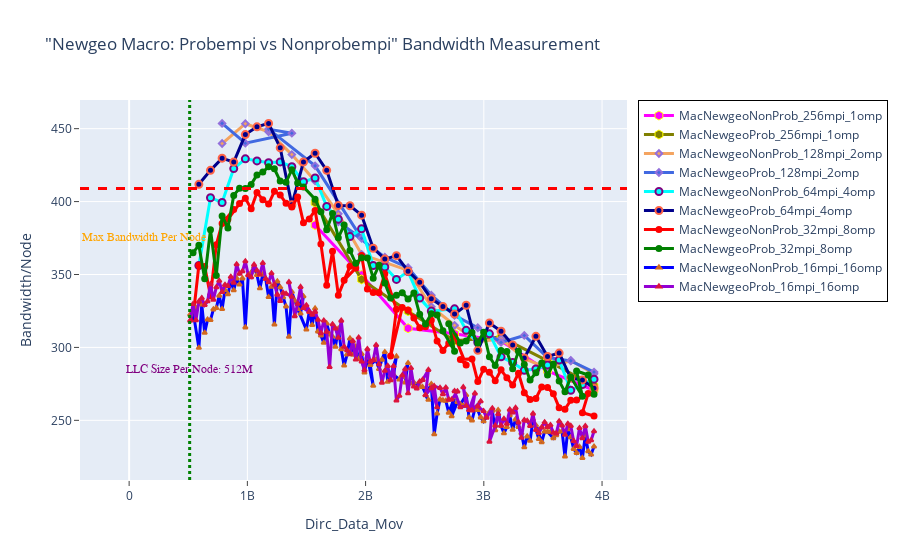

Notebook code cell kept with this figure:
### Markdown cell above
## BANDWIDTH - Newgeo Macro: Probempi vs Nonprobempi

### Code cell
fig = go.Figure() 

fig.add_trace(go.Scatter(x=(dfn2MacNewgeoNonProb_256mpi_1omp.Dirc_Data_Mov*(dfn2MacNewgeoNonProb_256mpi_1omp.MPI_size/2)), 
                         y=(dfn2MacNewgeoNonProb_256mpi_1omp.BAND*(dfn2MacNewgeoNonProb_256mpi_1omp.MPI_size/2)), 
                         mode='lines+markers', 
                         name='MacNewgeoNonProb_256mpi_1omp',
                         line=dict(color='magenta',width=3),
                         marker=dict(symbol='hexagon',size=9, line=dict(color='yellow',width=1))))


fig.add_trace(go.Scatter(x=(dfn2MacNewgeoProb_256mpi_1omp.Dirc_Data_Mov*(dfn2MacNewgeoProb_256mpi_1omp.MPI_size/2)), 
                         y=(dfn2MacNewgeoProb_256mpi_1omp.BAND*(dfn2MacNewgeoProb_256mpi_1omp.MPI_size/2)), 
                         mode='lines+markers', 
                         name='MacNewgeoProb_256mpi_1omp',
                         line=dict(color='olive',width=3),
                         marker=dict(symbol='hexagon',size=9, line=dict(color='yellow',width=1))))

# case 2
fig.add_trace(go.Scatter(x=(dfn2MacNewgeoNonProb_128mpi_2omp.Dirc_Data_Mov*(dfn2MacNewgeoNonProb_128mpi_2omp.MPI_size/2)), 
                         y=(dfn2MacNewgeoNonProb_128mpi_2omp.BAND*(dfn2MacNewgeoNonProb_128mpi_2omp.MPI_size/2)), 
                         mode='lines+markers', 
                         name='MacNewgeoNonProb_128mpi_2omp',
                         line=dict(color='sandybrown',width=3),
                         marker=dict(symbol='diamond',size=5,line=dict(color='MediumPurple',width=2))))

fig.add_trace(go.Scatter(x=(dfn2MacNewgeoProb_128mpi_2omp.Dirc_Data_Mov*(dfn2MacNewgeoProb_128mpi_2omp.MPI_size/2)), 
                         y=(dfn2MacNewgeoProb_128mpi_2omp.BAND*(dfn2MacNewgeoProb_128mpi_2omp.MPI_size/2)), 
                         mode='lines+markers', 
                         name='MacNewgeoProb_128mpi_2omp',
                         line=dict(color='royalblue',width=3),
                         marker=dict(symbol='diamond',size=5,line=dict(color='MediumPurple',width=2))))

# case 3
fig.add_trace(go.Scatter(x=(dfn2MacNewgeoNonProb_64mpi_4omp.Dirc_Data_Mov*(dfn2MacNewgeoNonProb_64mpi_4omp.MPI_size/2)), 
                         y=(dfn2MacNewgeoNonProb_64mpi_4omp.BAND*(dfn2MacNewgeoNonProb_64mpi_4omp.MPI_size/2)), 
                         mode='lines+markers', 
                         name='MacNewgeoNonProb_64mpi_4omp',
                         line=dict(color='cyan',width=3),
                         marker=dict(symbol='circle',size=7,line=dict(color='Purple',width=2))))

fig.add_trace(go.Scatter(x=(dfn2MacNewgeoProb_64mpi_4omp.Dirc_Data_Mov*(dfn2MacNewgeoProb_64mpi_4omp.MPI_size/2)), 
                         y=(dfn2MacNewgeoProb_64mpi_4omp.BAND*(dfn2MacNewgeoProb_64mpi_4omp.MPI_size/2)), 
                         mode='lines+markers', 
                         name='MacNewgeoProb_64mpi_4omp',
                         line=dict(color='darkblue',width=3),
                         marker=dict(symbol='circle',size=7, line=dict(color='tomato',width=2))))

# case 4
fig.add_trace(go.Scatter(x=(dfn2MacNewgeoNonProb_32mpi_8omp.Dirc_Data_Mov*(dfn2MacNewgeoNonProb_32mpi_8omp.MPI_size/2)), 
                         y=(dfn2MacNewgeoNonProb_32mpi_8omp.BAND*(dfn2MacNewgeoNonProb_32mpi_8omp.MPI_size/2)), 
                         mode='lines+markers', 
                         name='MacNewgeoNonProb_32mpi_8omp',
                         line=dict(color='red',width=3),
                         marker=dict(symbol='circle',size=5,line=dict(color='red',width=2))))

fig.add_trace(go.Scatter(x=(dfn2MacNewgeoProb_32mpi_8omp.Dirc_Data_Mov*(dfn2MacNewgeoProb_32mpi_8omp.MPI_size/2)), 
                         y=(dfn2MacNewgeoProb_32mpi_8omp.BAND*(dfn2MacNewgeoProb_32mpi_8omp.MPI_size/2)), 
                         mode='lines+markers', 
                         name='MacNewgeoProb_32mpi_8omp',
                         line=dict(color='green',width=3),
                         marker=dict(symbol='circle',size=5,line=dict(color='green',width=2))))

# case 5

fig.add_trace(go.Scatter(x=(dfn2MacNewgeoNonProb_16mpi_16omp.Dirc_Data_Mov*(dfn2MacNewgeoNonProb_16mpi_16omp.MPI_size/2)), 
                         y=(dfn2MacNewgeoNonProb_16mpi_16omp.BAND*(dfn2MacNewgeoNonProb_16mpi_16omp.MPI_size/2)), 
                         mode='lines+markers', 
                         name='MacNewgeoNonProb_16mpi_16omp',
                         line=dict(color='blue',width=3),
                         marker=dict(symbol='triangle-up',size=4,line=dict(color='chocolate',width=2))))

fig.add_trace(go.Scatter(x=(dfn2MacNewgeoProb_16mpi_16omp.Dirc_Data_Mov*(dfn2MacNewgeoProb_16mpi_16omp.MPI_size/2)), 
                         y=(dfn2MacNewgeoProb_16mpi_16omp.BAND*(dfn2MacNewgeoProb_16mpi_16omp.MPI_size/2)), 
                         mode='lines+markers', 
                         name='MacNewgeoProb_16mpi_16omp',
                         line=dict(color='darkviolet',width=3),
                         marker=dict(symbol='triangle-up',size=4,line=dict(color='crimson',width=2))))

# Adding vertical and horizontal lines 
fig.add_vline(x=512e6, line_width=3, line_dash="dot", line_color="green")
fig.add_hline(y=409, line_width=3, line_dash="dash", line_color="red")

# Add annotation with arrow
fig.add_annotation(
    x='512e6'
    , y=280
    , text=f'LLC Size Per Node: 512M'
    , yanchor='bottom'
    , showarrow=False
    , arrowhead=1
    , arrowsize=1
    , arrowwidth=2
    , arrowcolor="#636363"
    , ax=-20
    , ay=-30
    , font=dict(size=12, color="purple", family="Sans Serif")
    , align="left"
    ,)

fig.add_annotation(
    x='130e6'
    , y=370
    , text=f'Max Bandwidth Per Node'
    , yanchor='bottom'
    , showarrow=False
    , arrowhead=1
    , arrowsize=1
    , arrowwidth=2
    , arrowcolor="#636363"
    , ax=-20
    , ay=-30
    , font=dict(size=12, color="orange", family="Sans Serif")
    , align="left"
    ,)


fig.update_layout(title='"Newgeo Macro: Probempi vs Nonprobempi" Bandwidth Measurement',
                  xaxis_title='Dirc_Data_Mov', yaxis_title='Bandwidth/Node', 
                  xaxis=dict(ticks="outside"),  
                  yaxis=dict(ticks="outside"),
                  legend=go.layout.Legend(bordercolor="black",borderwidth=1))

### Figure 1 — Plotly figure (JSON) as saved in the notebook; plotly's stock layout.template omitted (floating-point values rounded to 4 significant figures; data arrays with more than 128 entries replaced by an {"elided": "..."} marker saying what was removed)
{"data": [{"line": {"color": "magenta", "width": 3}, "marker": {"line": {"color": "yellow", "width": 1}, "size": 9, "symbol": "hexagon"}, "mode": "lines+markers", "name": "MacNewgeoNonProb_256mpi_1omp", "type": "scatter", "x": [1572864000, 1966080000, 2359296000, 2752512000, 3145728000, 3538944000, 3932160000], "y": [383.9, 349.7, 313.1, 309.3, 304.4, 283.9, 270.6]}, {"line": {"color": "olive", "width": 3}, "marker": {"line": {"color": "yellow", "width": 1}, "size": 9, "symbol": "hexagon"}, "mode": "lines+markers", "name": "MacNewgeoProb_256mpi_1omp", "type": "scatter", "x": [1572864000, 1966080000, 2359296000, 2752512000, 3145728000, 3538944000, 3932160000], "y": [399.3, 346.6, 324.9, 304.6, 307.0, 290.8, 273.7]}, {"line": {"color": "sandybrown", "width": 3}, "marker": {"line": {"color": "MediumPurple", "width": 2}, "size": 5, "symbol": "diamond"}, "mode": "lines+markers", "name": "MacNewgeoNonProb_128mpi_2omp", "type": "scatter", "x": [786432000, 983040000, 1179648000, 1376256000, 1572864000, 1769472000, 1966080000, 2162688000, 2359296000, 2555904000, 2752512000, 2949120000, 3145728000, 3342336000, 3538944000, 3735552000, 3932160000], "y": [439.8, 453.4, 447.9, 432.2, 414.2, 391.6, 363.8, 358.5, 352.8, 327.9, 315.2, 303.9, 306.0, 292.2, 285.9, 291.1, 282.0]}, {"line": {"color": "royalblue", "width": 3}, "marker": {"line": {"color": "MediumPurple", "width": 2}, "size": 5, "symbol": "diamond"}, "mode": "lines+markers", "name": "MacNewgeoProb_128mpi_2omp", "type": "scatter", "x": [786432000, 983040000, 1376256000, 1179648000, 1572864000, 1966080000, 1769472000, 2162688000, 2359296000, 2555904000, 2752512000, 2949120000, 3145728000, 3342336000, 3538944000, 3735552000, 3932160000], "y": [453.6, 440.0, 446.9, 449.7, 424.5, 374.8, 386.0, 361.9, 354.7, 335.8, 321.9, 313.5, 303.4, 308.2, 293.0, 290.8, 283.1]}, {"line": {"color": "cyan", "width": 3}, "marker": {"line": {"color": "Purple", "width": 2}, "size": 7, "symbol": "circle"}, "mode": "lines+markers", "name": "MacNewgeoNonProb_64mpi_4omp", "type": "scatter", "x": [589824000, 688128000, 786432000, 884736000, 983040000, 1081344000, 1179648000, 1277952000, 1376256000, 1474560000, 1572864000, 1671168000, 1769472000, 1867776000, 1966080000, 2064384000, 2162688000, 2260992000, 2359296000, 2457600000, 2555904000, 2752512000, 2850816000, 2949120000, 3047424000, 3145728000, 3244032000, 3342336000, 3440640000, 3538944000, 3637248000, 3735552000, 3833856000, 3932160000], "y": [356.1, 402.6, 399.4, 422.6, 429.3, 427.9, 426.6, 427.2, 424.0, 413.6, 416.1, 396.7, 387.9, 376.0, 381.4, 356.2, 355.2, 346.6, 352.0, 333.8, 324.9, 326.5, 311.7, 303.4, 309.3, 293.6, 289.6, 284.3, 285.2, 288.0, 291.3, 270.6, 274.6, 278.2]}, {"line": {"color": "darkblue", "width": 3}, "marker": {"line": {"color": "tomato", "width": 2}, "size": 7, "symbol": "circle"}, "mode": "lines+markers", "name": "MacNewgeoProb_64mpi_4omp", "type": "scatter", "x": [589824000, 688128000, 786432000, 884736000, 983040000, 1081344000, 1179648000, 1277952000, 1376256000, 1474560000, 1572864000, 1671168000, 1769472000, 1867776000, 1966080000, 2064384000, 2162688000, 2260992000, 2359296000, 2457600000, 2555904000, 2654208000, 2752512000, 2850816000, 2949120000, 3047424000, 3145728000, 3244032000, 3342336000, 3440640000, 3538944000, 3637248000, 3735552000, 3833856000, 3932160000], "y": [411.8, 421.4, 429.8, 427.1, 445.9, 451.3, 453.6, 436.8, 397.8, 427.2, 433.2, 421.4, 397.3, 397.1, 390.7, 368.0, 360.6, 362.9, 352.3, 344.7, 333.3, 328.0, 322.9, 328.9, 298.0, 316.7, 311.1, 301.7, 292.7, 307.6, 293.8, 296.1, 279.0, 277.7, 272.1]}, {"line": {"color": "red", "width": 3}, "marker": {"line": {"color": "red", "width": 2}, "size": 5, "symbol": "circle"}, "mode": "lines+markers", "name": "MacNewgeoNonProb_32mpi_8omp", "type": "scatter", "x": [540672000, 589824000, 638976000, 688128000, 737280000, 786432000, 884736000, 835584000, 933888000, 983040000, 1032192000, 1081344000, 1130496000, 1179648000, 1228800000, 1277952000, 1327104000, 1376256000, 1425408000, 1474560000, 1523712000, 1572864000, 1622016000, 1671168000, 1720320000, 1769472000, 1867776000, 1818624000, 1916928000, 1966080000, 2015232000, 2064384000, 2113536000, 2162688000, 2260992000, 2211840000, 2310144000, 2359296000, 2408448000, 2457600000, 2506752000, 2555904000, 2605056000, 2654208000, 2703360000, 2752512000, 2850816000, 2801664000, 2899968000, 2949120000, 2998272000, 3047424000, 3096576000, 3145728000, 3194880000, 3244032000, 3293184000, 3342336000, 3391488000, 3440640000, 3489792000, 3538944000, 3588096000, 3637248000, 3686400000, 3735552000, 3784704000, 3883008000, 3833856000, 3932160000], "y": [320.5, 356.3, 355.4, 335.5, 370.4, 385.0, 394.6, 387.8, 398.7, 402.3, 395.0, 406.3, 401.3, 398.3, 407.0, 404.6, 398.8, 396.3, 403.1, 385.5, 388.1, 394.0, 371.0, 342.6, 366.0, 335.8, 355.6, 346.0, 354.4, 363.0, 340.0, 337.6, 337.4, 350.5, 326.1, 294.0, 327.4, 325.7, 320.2, 313.5, 314.1, 318.7, 304.3, 298.0, 302.9, 307.9, 288.0, 291.7, 292.1, 276.6, 285.0, 283.0, 277.2, 284.7, 279.2, 274.3, 282.3, 269.0, 264.3, 265.0, 272.9, 272.5, 268.3, 258.7, 257.6, 263.7, 263.9, 268.5, 255.3, 253.0]}, {"line": {"color": "green", "width": 3}, "marker": {"line": {"color": "green", "width": 2}, "size": 5, "symbol": "circle"}, "mode": "lines+markers", "name": "MacNewgeoProb_32mpi_8omp", "type": "scatter", "x": [540672000, 589824000, 638976000, 688128000, 737280000, 786432000, 835584000, 884736000, 933888000, 983040000, 1032192000, 1081344000, 1130496000, 1179648000, 1228800000, 1277952000, 1327104000, 1376256000, 1425408000, 1474560000, 1572864000, 1622016000, 1671168000, 1720320000, 1769472000, 1818624000, 1867776000, 1916928000, 1966080000, 2015232000, 2064384000, 2113536000, 2162688000, 2211840000, 2260992000, 2310144000, 2359296000, 2408448000, 2457600000, 2506752000, 2555904000, 2605056000, 2654208000, 2752512000, 2703360000, 2801664000, 2850816000, 2899968000, 2949120000, 2998272000, 3047424000, 3096576000, 3145728000, 3194880000, 3244032000, 3293184000, 3342336000, 3391488000, 3440640000, 3489792000, 3538944000, 3588096000, 3637248000, 3686400000, 3735552000, 3833856000, 3784704000, 3883008000, 3932160000], "y": [364.9, 370.1, 347.1, 380.8, 349.4, 390.1, 382.0, 404.2, 409.2, 409.0, 411.8, 418.2, 420.3, 423.8, 422.5, 414.1, 413.2, 421.9, 412.8, 410.0, 401.7, 393.1, 380.7, 391.9, 375.3, 383.9, 366.4, 357.7, 361.4, 361.2, 347.5, 356.3, 344.3, 333.8, 335.8, 337.6, 333.1, 337.4, 322.7, 316.0, 323.1, 322.2, 311.4, 297.3, 316.3, 303.1, 304.3, 310.3, 303.0, 310.4, 293.6, 287.5, 297.9, 297.2, 285.4, 297.4, 288.3, 277.6, 282.6, 289.3, 281.0, 288.6, 277.0, 269.5, 279.8, 266.6, 283.8, 281.1, 267.9]}, {"line": {"color": "blue", "width": 3}, "marker": {"line": {"color": "chocolate", "width": 2}, "size": 4, "symbol": "triangle-up"}, "mode": "lines+markers", "name": "MacNewgeoNonProb_16mpi_16omp", "type": "scatter", "x": {"elided": "139 int values"}, "y": {"elided": "139 float values"}}, {"line": {"color": "darkviolet", "width": 3}, "marker": {"line": {"color": "crimson", "width": 2}, "size": 4, "symbol": "triangle-up"}, "mode": "lines+markers", "name": "MacNewgeoProb_16mpi_16omp", "type": "scatter", "x": {"elided": "140 int values"}, "y": {"elided": "140 float values"}}], "layout": {"annotations": [{"align": "left", "arrowcolor": "#636363", "arrowhead": 1, "arrowsize": 1, "arrowwidth": 2, "ax": -20, "ay": -30, "font": {"color": "purple", "family": "Sans Serif", "size": 12}, "showarrow": false, "text": "LLC Size Per Node: 512M", "x": "512e6", "y": 280, "yanchor": "bottom"}, {"align": "left", "arrowcolor": "#636363", "arrowhead": 1, "arrowsize": 1, "arrowwidth": 2, "ax": -20, "ay": -30, "font": {"color": "orange", "family": "Sans Serif", "size": 12}, "showarrow": false, "text": "Max Bandwidth Per Node", "x": "130e6", "y": 370, "yanchor": "bottom"}], "legend": {"bordercolor": "black", "borderwidth": 1}, "shapes": [{"line": {"color": "green", "dash": "dot", "width": 3}, "type": "line", "x0": 512000000, "x1": 512000000, "xref": "x", "y0": 0, "y1": 1, "yref": "y domain"}, {"line": {"color": "red", "dash": "dash", "width": 3}, "type": "line", "x0": 0, "x1": 1, "xref": "x domain", "y0": 409, "y1": 409, "yref": "y"}], "title": {"text": "\"Newgeo Macro: Probempi vs Nonprobempi\" Bandwidth Measurement"}, "xaxis": {"ticks": "outside", "title": {"text": "Dirc_Data_Mov"}}, "yaxis": {"ticks": "outside", "title": {"text": "Bandwidth/Node"}}}}
